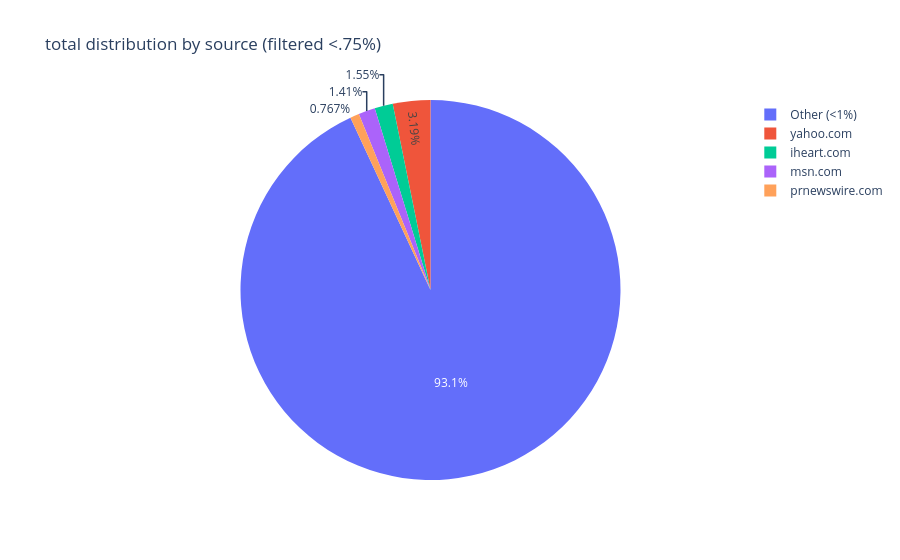
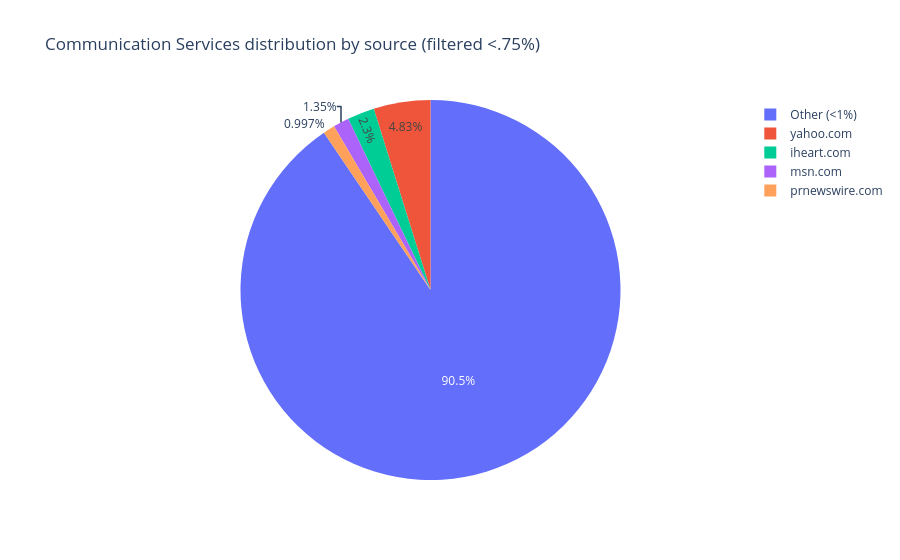
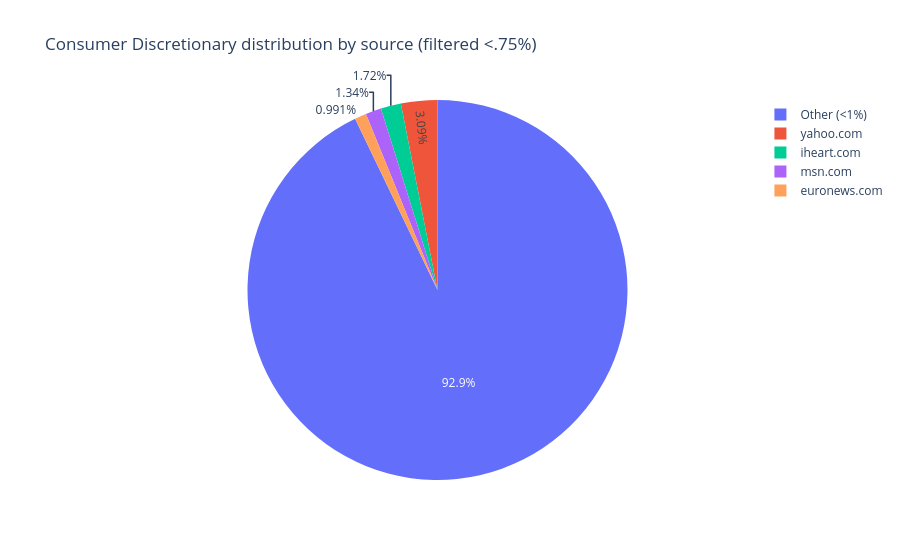
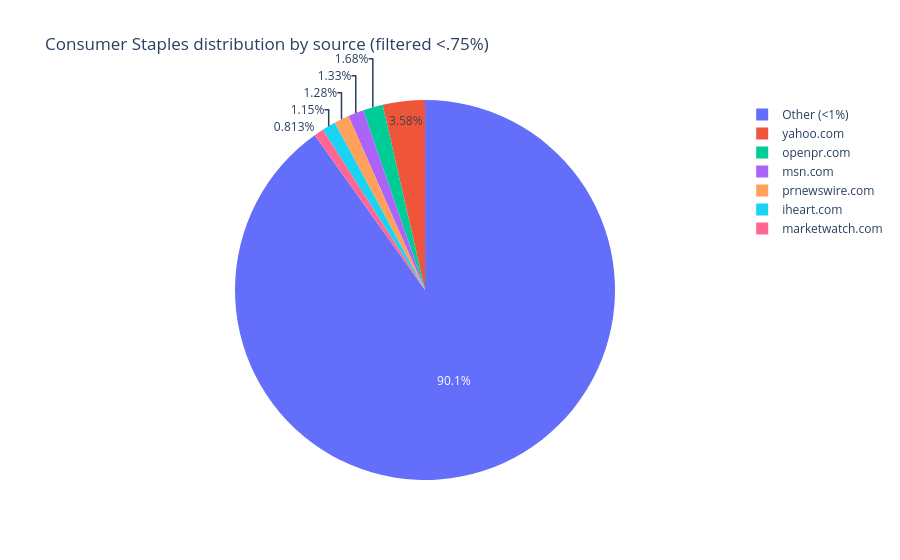

Notebook source saved alongside these figures, in order:
### Code cell
import plotly.express as px

data = gkg_data  # your huge dataset

sectors = data[next(iter(data))].keys()

THRESHOLD = 0.0075  # 1%

for sector in sectors:
    # compute total for this sector across all sources
    total_sector_val = sum(vals[sector] for vals in data.values())

    labels = []
    sizes = []

    other_sum = 0

    for source, vals in data.items():
        val = vals[sector]
        if total_sector_val == 0:
            pct = 0
        else:
            pct = val / total_sector_val

        if pct < THRESHOLD:
            other_sum += val
        else:
            labels.append(source)
            sizes.append(val)

    if other_sum > 0:
        labels.append("Other (<1%)")
        sizes.append(other_sum)

    fig = px.pie(
        names=labels,
        values=sizes,
        title=f"{sector} distribution by source (filtered <.75%)"
    )
    fig.show()

### Figure 1 — Plotly figure (JSON) as saved in the notebook; plotly's stock layout.template omitted (floating-point values rounded to 4 significant figures)
{"data": [{"domain": {"x": [0, 1], "y": [0, 1]}, "hovertemplate": "label=%{label}<br>value=%{value}<extra></extra>", "labels": ["iheart.com", "prnewswire.com", "msn.com", "yahoo.com", "Other (<1%)"], "legendgroup": "", "name": "", "showlegend": true, "type": "pie", "values": [136996, 67731, 124887, 281952, 8222682]}], "layout": {"legend": {"tracegroupgap": 0}, "title": {"text": "total distribution by source (filtered <.75%)"}}}

### Figure 2 — Plotly figure (JSON) as saved in the notebook; plotly's stock layout.template omitted (floating-point values rounded to 4 significant figures)
{"data": [{"domain": {"x": [0, 1], "y": [0, 1]}, "hovertemplate": "label=%{label}<br>value=%{value}<extra></extra>", "labels": ["iheart.com", "prnewswire.com", "msn.com", "yahoo.com", "Other (<1%)"], "legendgroup": "", "name": "", "showlegend": true, "type": "pie", "values": [12194, 5284, 7151, 25605, 479756]}], "layout": {"legend": {"tracegroupgap": 0}, "title": {"text": "Communication Services distribution by source (filtered <.75%)"}}}

### Figure 3 — Plotly figure (JSON) as saved in the notebook; plotly's stock layout.template omitted (floating-point values rounded to 4 significant figures)
{"data": [{"domain": {"x": [0, 1], "y": [0, 1]}, "hovertemplate": "label=%{label}<br>value=%{value}<extra></extra>", "labels": ["iheart.com", "msn.com", "yahoo.com", "euronews.com", "Other (<1%)"], "legendgroup": "", "name": "", "showlegend": true, "type": "pie", "values": [10572, 8219, 18995, 6093, 570753]}], "layout": {"legend": {"tracegroupgap": 0}, "title": {"text": "Consumer Discretionary distribution by source (filtered <.75%)"}}}

### Figure 4 — Plotly figure (JSON) as saved in the notebook; plotly's stock layout.template omitted (floating-point values rounded to 4 significant figures)
{"data": [{"domain": {"x": [0, 1], "y": [0, 1]}, "hovertemplate": "label=%{label}<br>value=%{value}<extra></extra>", "labels": ["iheart.com", "openpr.com", "prnewswire.com", "msn.com", "yahoo.com", "marketwatch.com", "Other (<1%)"], "legendgroup": "", "name": "", "showlegend": true, "type": "pie", "values": [5381, 7849, 5975, 6215, 16710, 3791, 420237]}], "layout": {"legend": {"tracegroupgap": 0}, "title": {"text": "Consumer Staples distribution by source (filtered <.75%)"}}}
